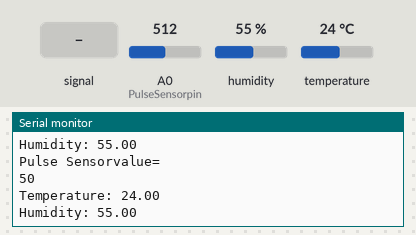
The sketch below on a simulated ESP8266 (NodeMCU). Parts: the last lines printed to the serial monitor. The inputs (shaded band) are chosen by the test bench; at power-on: humidity 55 %, A0 (PulseSensorpin) = 512, temperature 24 °C. WiFi joins after 1.5 s; servers stay silent unless stated.

Above: at 1.7 s.
1.8 s: A0 (PulseSensorpin) fed a 200 Hz sine of ±81 counts around its level
3.3 s: humidity set to 22 %
At 4.7 s:
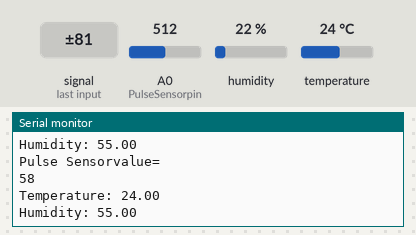
4.8 s: A0 (PulseSensorpin) set to 716
At 6.1 s:
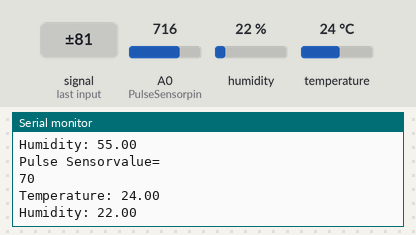
6.3 s: temperature set to 12 °C
7.8 s: A0 (PulseSensorpin) fed a 1000 Hz sine of ±255 counts around its level
9.3 s: A0 (PulseSensorpin) set to 1023
At 9.3 s:
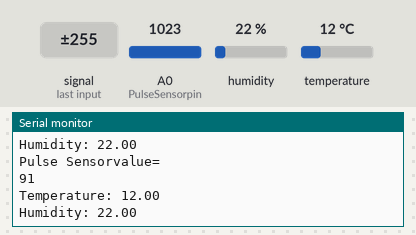
Timing chart, 0 to 11.8 s (numbered marks = the images above; inputs shaded):
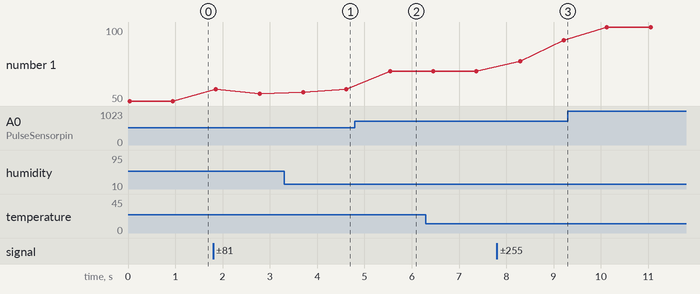

Measured:
- after the input at 4.8 s, the serial monitor: prints a new line after 0.75 s (image 2)
- plotted number 1: 58 → 70 after the input at 4.8 s, 70 → 91 after the input at 7.8 s, 91 → 100 after the input at 9.3 s

The sketch:

Smart_HealthCare_Heart.ino
```cpp
// Interfacing the Pulse sensior
#include <ESP8266WiFi.h>;
#include <WiFiClient.h>;
#include <ThingSpeak.h>;
#include<DHT.h>;

const char* ssid = "G299"; //Your Network SSID
const char* password = "12345678jc"; //Your Network Password
int val;
int PulseSensorpin = A0; //Pulse Sensor Pin Connected at A0 Pin
WiFiClient client;

unsigned long myChannelNumber = 788360; //Your Channel Number (Without Brackets)
const char * myWriteAPIKey = "NAFP5OO5L5P3C2A7"; //Your Write API Key
DHT dht(D5, DHT11);

void setup()
{
 Serial.begin(9600);
 delay(10);
  // Connect to WiFi network
  WiFi.begin(ssid, password);
  ThingSpeak.begin(client);
}

void loop()
{
  val = analogRead(PulseSensorpin); //Read Analog values and Store in val variable
  int pulse = map(val,0,1023,0,100);
  float h = dht.readHumidity();
  float t = dht.readTemperature();
  Serial.println("Pulse Sensorvalue=  "); // Start Printing on Pulse sensor value on LCD
  Serial.println(pulse); // Start Printing on Pulse sensor value on LCD
  Serial.println("Temperature: " + (String) t);
  Serial.println("Humidity: " + (String) h);
  ThingSpeak.writeField(myChannelNumber, 3, t, myWriteAPIKey);
  ThingSpeak.writeField(myChannelNumber, 2, h, myWriteAPIKey);
  delay(10);
  ThingSpeak.writeField(myChannelNumber, 1,pulse, myWriteAPIKey); //Update in ThingSpeak
}
```
